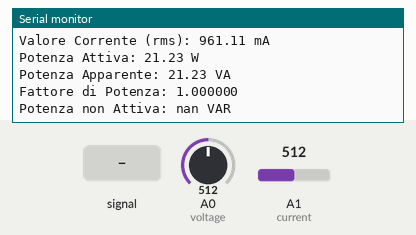
This sketch was run on a simulated Arduino Due. Parts: the last lines printed to the serial monitor. The inputs (shaded band) are chosen by the test bench; at power-on: A0 (voltage) = 512, A1 (current) = 512 (analog values on the 0–1023 scale).

Above: at 1.2 s.
1.3 s: A0 (voltage) fed a 200 Hz sine of ±81 counts around its level
At 2.5 s:
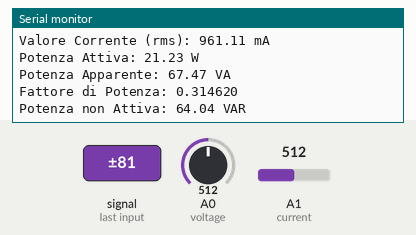
4.0 s: A0 (voltage) set to 716
At 5.0 s:
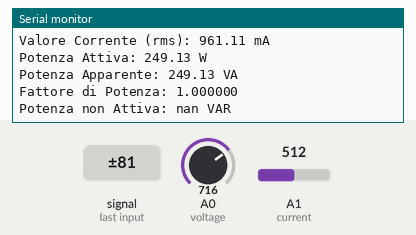
5.5 s: A1 (current) set to 716
At 6.1 s:
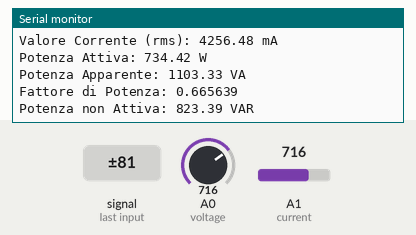
7.0 s: A0 (voltage) set to 900
At 7.6 s:
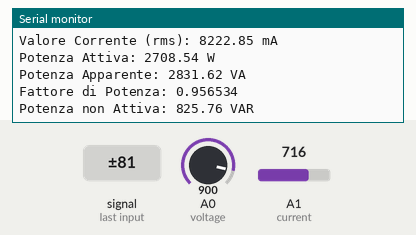
8.5 s: A1 (current) set to 900
At 9.1 s:
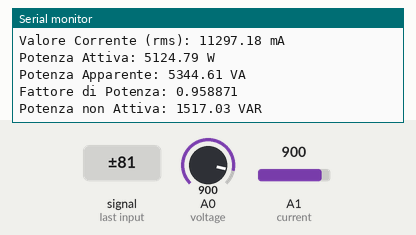
Timing chart, 0 to 11.0 s (numbered marks = the images above; inputs shaded):
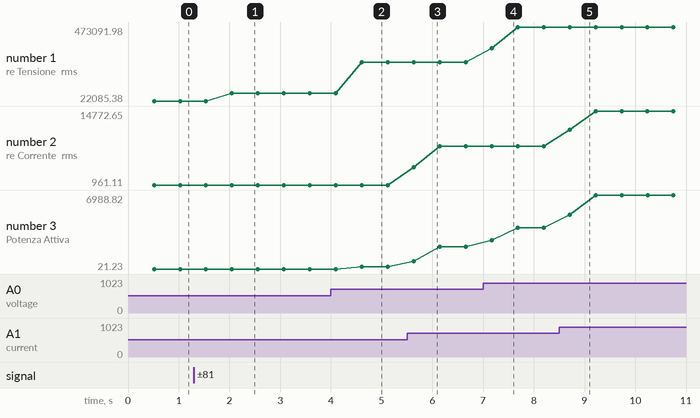

Measured:
- after the input at 1.3 s, the serial monitor: prints a new line after 0.75 s (image 1)
- after the input at 4.0 s, the serial monitor: prints a new line after 0.61 s (image 2)
- after the input at 5.5 s, the serial monitor: prints a new line after 0.13 s (image 3)
- after the input at 7.0 s, the serial monitor: prints a new line after 0.17 s (image 4)
- after the input at 8.5 s, the serial monitor: prints a new line after 0.20 s (image 5)
- plotted number 1: 22085.38 → 70197.08 after the input at 1.3 s, 70197.08 → 259212.56 after the input at 4.0 s, 259212.56 → 473091.98 after the input at 7.0 s
- plotted number 2: 961.11 → 8222.85 after the input at 5.5 s, 8222.85 → 14772.65 after the input at 8.5 s
- plotted number 3: 21.23 → 249.13 after the input at 4.0 s, 249.13 → 2131.47 after the input at 5.5 s, 2131.47 → 3890.16 after the input at 7.0 s, 3890.16 → 6988.82 after the input at 8.5 s

The sketch:

Project_Medusa_copy_20240527091357.ino
```cpp
#include <stdint.h>
#include <math.h>
#include <DueTimer.h>

#define BUFFER_SIZE 1024
#define FC 2000
#define TC_US (1000000/FC)
#define THRESHOLD_HIGH 3
#define THRESHOLD_LOW -3
#define MAX_CROSS 10

#define OFF_VOLTAGE 1589 //mV
#define DGT_OFF_VOLTAGE (OFF_VOLTAGE * 4095 + (3300/2))/3300 // Digit

#define OFF_CURRENT 1563 //mV
#define DGT_OFF_CURRENT (OFF_CURRENT * 4095 + (3300/2))/3300 // Digit

#define GAIN_VLTG 3519.5/976 // Compensazione Guadagno Circuito per Tensione
#define GAIN_AMPR 5228.9/947 // Compensazione Guadagno Circuito per Corrente

#define GAIN_TRV  100 // Compensazione Guadagno Trasduttore per Tensione
#define GAIN_TRI  2 // Compensazione Guadagno Trasduttore per Corrente

int voltage = A0;
int current = A1;
int16_t voltages1[BUFFER_SIZE];
int16_t currents1[BUFFER_SIZE];
int16_t voltages2[BUFFER_SIZE];
int16_t currents2[BUFFER_SIZE];
int16_t *pVoltageW = voltages1;
int16_t *pCurrentR = NULL;
int16_t *pVoltageR = NULL;
int16_t *pCurrentW = currents1;

double trial=0;
int returnIndex[MAX_CROSS];
int ArrayPositionIndex = 0;
int threshold;
int nCross = 0;
int NumberPointTotal;

double power(int16_t *voltage, int16_t *current, int16_t size){
  int64_t result=0;

  for(int k = 0;k < size; k++){
    result += voltage[k]*current[k];
  }
  double power= (1.0*result* GAIN_VLTG * GAIN_AMPR * GAIN_TRV *GAIN_TRI)/size;
  return (power*(3.3*3.3)/(4095*4095));
}
void triggerHighLevel(int16_t *pSamples) { //sto cercando un campione sopra soglia successivo a quello sotto
    while (ArrayPositionIndex < BUFFER_SIZE) {
        if (pSamples[ArrayPositionIndex] > threshold) {
            returnIndex[nCross] = ArrayPositionIndex;  //ho salvato qualcosa di potenzialmente sbagliato
            nCross++;
            threshold = THRESHOLD_LOW;
            return;
        }
        ArrayPositionIndex++;
    }
}

int trigger(int16_t *pSamples) {
  ArrayPositionIndex = nCross = 0;
  threshold = THRESHOLD_LOW;
  while ((ArrayPositionIndex < BUFFER_SIZE) && (nCross < MAX_CROSS)) {
      if (pSamples[ArrayPositionIndex] < threshold) {
          threshold = THRESHOLD_HIGH;
          triggerHighLevel(pSamples); // Non definito nel codice fornito
      }
      ArrayPositionIndex++;
    }
    //Serial.println(nCross);

    return NumberPointTotal = returnIndex[nCross - 1] - returnIndex[0];
}

void acquire(){                //Del Professore: vietato toccare le sacre scritture
    //leggi il valore dal sensore

  *pVoltageW++ = analogRead(voltage) - DGT_OFF_VOLTAGE;
  *pCurrentW++ = analogRead(current) - DGT_OFF_CURRENT;

  if(pVoltageW == &voltages1[BUFFER_SIZE])
  {
    pVoltageR = voltages1;
    pCurrentR = currents1;
    //ping pong
    pVoltageW= voltages2;
    pCurrentW = currents2;
  }else if(pVoltageW == &voltages2[BUFFER_SIZE]){
    pVoltageR = voltages2;
    pCurrentR = currents2;
    //ping pong
    pVoltageW= voltages1;
    pCurrentW = currents1;
  }

}

double rms(int16_t* samples, int len){
  double sumV=0;
  for(int j=0;j<len;j++){
    sumV = sumV + (samples[j]*samples[j]);
  }

  return (sqrt((sumV)/len)*(3300)/(4095)); //Convertire da digit in mVolt
}


void setup() {
  Serial.begin(115200);
  analogReadResolution(12);

  Timer3.attachInterrupt(acquire);
  Timer3.start(TC_US); // chiama ogni 0.1ms
}

void loop() {
  if (pVoltageR != NULL){
    int size = trigger(pVoltageR);
    if (nCross < 2) {
      Serial.println("non sincronizzato!");
      size = BUFFER_SIZE;
    }

    double voltageValue = rms(pVoltageR, size)* GAIN_VLTG * GAIN_TRV;
    double currentValue = rms(pCurrentR, size)* GAIN_AMPR * GAIN_TRI;
    //Serial.println(size);
    Serial.print("\nValore Tensione (rms): ");
    Serial.print(voltageValue);
    Serial.print(" mV\n");

    Serial.print("Valore Corrente (rms): ");
    Serial.print(currentValue);
    Serial.print(" mA\n");

    double pwr= power(pVoltageR, pCurrentR, size);
    double apparentPwr= ((double)voltageValue/1000 * (double)currentValue/1000);
    double pwrFactor = pwr/apparentPwr;
    double reactivePwr= sqrt(apparentPwr*apparentPwr-pwr*pwr);
    Serial.print("Potenza Attiva: ");
    Serial.print(pwr);
    Serial.print(" W\n");
    Serial.print("Potenza Apparente: ");
    Serial.print(apparentPwr);
    Serial.print(" VA\n");
    Serial.print("Fattore di Potenza: ");
    Serial.print(pwrFactor,6);
    Serial.print("\nPotenza non Attiva: ");
    Serial.print(reactivePwr);
    Serial.print(" VAR\n");
    pCurrentR = NULL;
    pVoltageR = NULL;
  }
}
```
